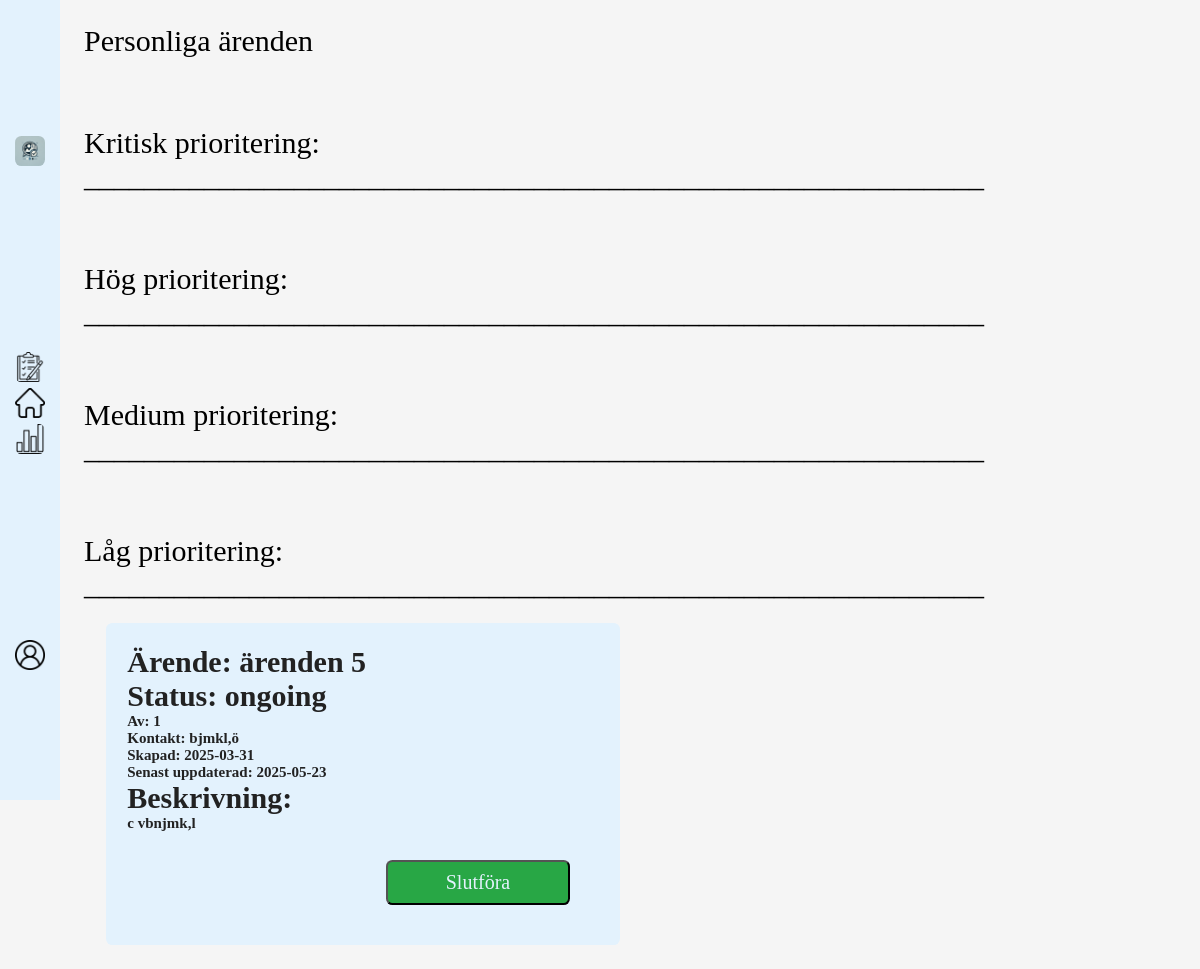
Page /task.php (signed in) on the committed database.
### tables this page shows
CREATE TABLE `tblmatters` (
  `id` int(11) NOT NULL,
  `matters` text NOT NULL,
  `beskrivning` text NOT NULL,
  `status` enum('open','ongoing','pending','complete') NOT NULL,
  `priority` enum('low','medium','high','critical') NOT NULL,
  `rapport` int(11) NOT NULL,
  `shared` int(11) NOT NULL,
  `contact` text NOT NULL,
  `comment` text NOT NULL,
  `created` date NOT NULL DEFAULT current_timestamp(),
  `update` date NOT NULL,
  `end` date NOT NULL
);

### task.php (the view, shortened to what this page needs)
<?php
include "db_connect.php";
if(isset($_SESSION['id']) && isset($_SESSION['username'])){
    $id = intval($_SESSION['id']);
?>
<!DOCTYPE html>
<html lang="en">
<head>
    <link rel="stylesheet" href="style.css">
</head>
<body>
    <header>
            <img src="images/Logo.webp" alt="logo">
            <img src="images/Icons/task.png" alt="task" onclick="location.href='task.php'">
            <img src="images/Icons/home.png" alt="home" onclick="location.href='home.php'">
            <img src="images/Icons/bar-chart.png" alt="bar-chart" onclick="location.href='charts.php'">
            <img src="images/Icons/user.png" alt="user" onclick="location.href='profile.php'">
    </header>
    <div class="rest">
    Personliga ärenden <br>
    <br><br> Kritisk prioritering:
    <br>____________________________________________________________
    <br><br> Hög prioritering:
    <br>____________________________________________________________
    <br><br> Medium prioritering:
    <br>____________________________________________________________
    <br><br> Låg prioritering:
    <br>____________________________________________________________
        <div class="box">
        <?php
            $sql = "SELECT * FROM tblmatters WHERE status='ongoing' AND shared=$id AND priority='low' ORDER BY created DESC";
            $result = mysqli_query($conn, $sql);
            while($row=mysqli_fetch_assoc($result)){
            ?>
            <div class="StatusUpdate">
                <h2>Ärende: <?=$row['matters']?></h2>
                <h2>Status: <?=$row['status']?></h2>
                Av: <?=$row['rapport']?><br>
                Kontakt: <?=$row['contact']?><br>
                Skapad: <?=$row['created']?><br>
                Senast uppdaterad: <?=$row['update']?><br>
                <h2>Beskrivning:</h2> <?=$row['beskrivning']?>
                <div class="right">
                    <form action="task.php" method="POST">
                        <input type="submit" name="btnEnd" value="Slutföra">
                    </form>
                </div>
            </div>
            <?php }?>
        </div>
    </div>
</body>
</html>
<?php
} else {
    header("Location: index.php");
    exit();
}
?>

### style.css (style rules this page uses)
* { padding: 0; margin: 0; box-sizing: border-box; font-family: "Tienne", serif; font-weight: 400; font-style: normal; }
body { background-color: #F5F5F5; display: flex; flex-direction: row; }
header { position: sticky; left: 0px; top: 0px; width: 5vw; height: 100vh; background-color: #E3F2FD; display: flex; flex-direction: column; text-align: center; align-content: center; justify-content: center; justify-items: center; align-items: center; }
header img { width: 30px; height: 30px; margin-top: 10%; border-radius: .4rem; }
.rest { background-color: #F5F5F5; position: relative; height: auto; width: 95vw; right: 0%; color: black; display: flex; flex-direction: column; justify-content: center; padding: 2%; font-size: 30px; }
.box { position: relative; margin-left: 2%; gap: 2%; display: flex; flex-wrap: wrap; max-width: 95vw; height: auto; color: black; }
.StatusUpdate { display: flex; flex-direction: column; background-color: #E3F2FD; max-width: 48%; min-width: 48%; border-radius: .4rem; padding: 2%; margin-top: 2%; font-weight: 700; font-size: 15px; color: #222222 ; }
.StatusUpdate h2 { font-weight: 700; font-size: 30px; }
.right { margin-top: 2%; margin-right: 2%; position: relative; text-align: right; }
.right input[type=submit] { width: 40%; border-radius: .4rem; background-color: #28A745; }
input[type=submit] { width: 80%; padding: 2%; margin-left: auto; margin-right: auto; background-color: #007AFF; border-radius: .4rem; font-size: 20px; color: #E3F2FD; margin: 4%; }

### rows in the picture
tblmatters: matters "ärenden 5", status "ongoing", rapport "1", contact "bjmkl,ö", created "2025-03-31", update "2025-05-23", beskrivning "c vbnjmk,l"
